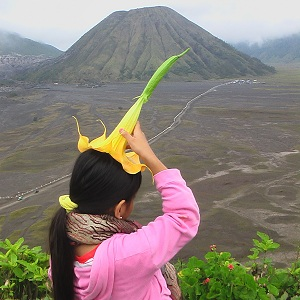
#> input picture diva.jpg, 300 x 300 px
$ python lbp.py
#> lines starting #> are read from the running program, lines starting #| are printed output that depends on the picture
import cv2
import numpy as np


def lbp(img):
    if img.ndim != 2:
        print('Citra harus berformat grayscale')

    neighbors = np.array(((-1, -1), (0, -1), (1, -1), (1, 0), (1, 1), (0, 1), (-1, -1), (-1, 0)))
    multiply = 1, 2, 4, 8, 16, 32, 64, 128
    h, w = img.shape[:2]
    output = np.zeros((h - 2, w - 2), np.uint8)

    for Y in range(1, h - 1):
        for X in range(1, w - 1):
            bin = np.zeros(neighbors.size, np.uint8)

            for i, n in enumerate(neighbors):
                y, x = (Y, X) + n
                bin[i] = 0 if img[y, x] < img[Y, X] else 1

            print(bin)
            return


if __name__ == '__main__':
    img = cv2.imread('diva.jpg', 0)
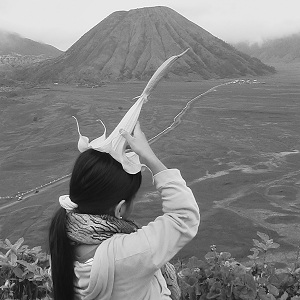
#> img: shape (300, 300); min 0, max 255, mean 128
    lbp(img)

    # cv2.imshow('Diva', img)
    # cv2.waitKey(0)
    # cv2.destroyAllWindows()

$ run again, with face.jpg copied over diva.jpg
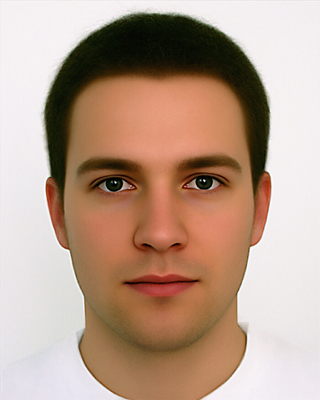
#> input picture face.jpg, 320 x 400 px
#> `img = cv2.imread('diva.jpg', 0)`:
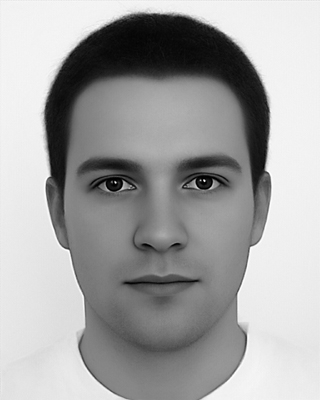
#> img: shape (400, 320); min 0, max 255, mean 164
